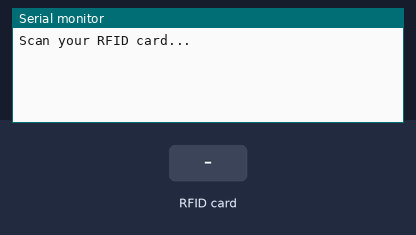
Recording of a sketch running on a simulated Arduino Uno, built with avr-gcc and run on an emulated ATmega328P. Parts: the last lines printed to the serial monitor. The test bench sets the inputs (shaded band).

Above: at 1.2 s.
1.3 s: RFID card 5E 7A 19 C4 held to the reader
At 1.8 s:
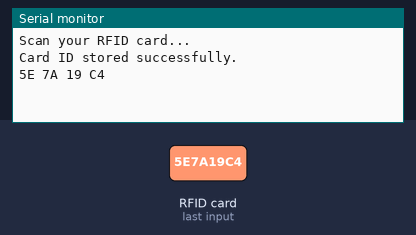
2.8 s: RFID card 5E 7A 19 C4 held to the reader
At 4.2 s:
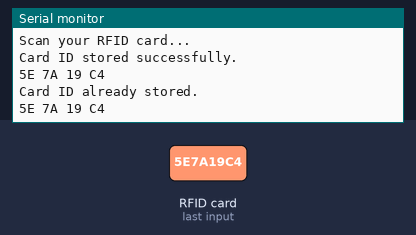

The sketch:

RFID-read_and_save.ino
```cpp
#include <SPI.h>
#include <MFRC522.h>

#define SS_PIN 9
#define RST_PIN 10

MFRC522 mfrc522(SS_PIN, RST_PIN); // Create MFRC522 instance

const int MAX_CARDS = 3; // Maximum number of cards to store
const int CARD_LENGTH = 11; // Length of the card ID

String cardIDs[MAX_CARDS]; // Array to store card IDs
int numCards = 0; // Number of cards stored

void setup() {
  Serial.begin(9600); // Initialize serial communication
  SPI.begin(); // Initialize SPI bus
  mfrc522.PCD_Init(); // Initialize MFRC522

  Serial.println("Scan your RFID card...");
}

void loop() {
  // Look for new cards
  if (mfrc522.PICC_IsNewCardPresent() && mfrc522.PICC_ReadCardSerial()) {
    // Get the UID of the card
    String rfidString = "";
    for (byte i = 0; i < mfrc522.uid.size; i++) {
      rfidString += String(mfrc522.uid.uidByte[i], HEX);
      rfidString.toUpperCase(); // Convert to uppercase
      if (i < mfrc522.uid.size - 1) {
        rfidString += " "; // Add space between bytes
      }
    }

    // Check if the card ID is already stored
    if (!isCardStored(rfidString)) {
      // Store the card ID in the array
      if (numCards < MAX_CARDS) {
        cardIDs[numCards] = rfidString;
        numCards++;
        Serial.println("Card ID stored successfully.");Serial.println(rfidString);
      } else {
        Serial.println("Maximum number of cards reached.");
      }
    } else {
      Serial.println("Card ID already stored.");
      Serial.println(rfidString);
    }

    // Halt until card is removed
    mfrc522.PICC_HaltA();
    // Stop encryption on PCD
    mfrc522.PCD_StopCrypto1();
  }
  // else{
  //   Serial.println("RFID Prob");
  // }
}

bool isCardStored(String cardID) {
  // Check if the card ID is already stored in the array
  for (int i = 0; i < numCards; i++) {
    if (cardIDs[i] == cardID) {
      return true;
    }
  }
  return false;
}
```

Measured:
- after the input at 1.3 s, the serial monitor: prints a new line at once (image 1)
- after the input at 2.8 s, the serial monitor: prints a new line at once (image 2)
